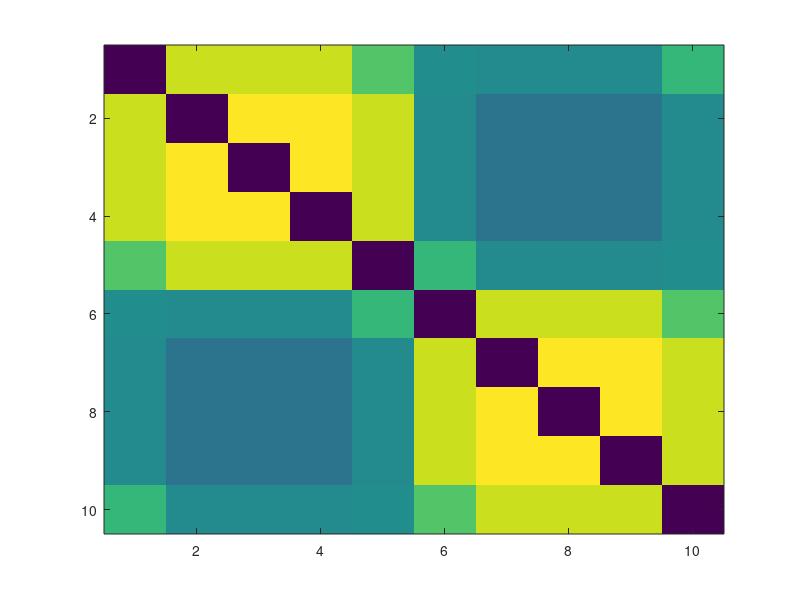

Here is the MATLAB script that generated this plot:
% Loop over beta values:
nSim = 6;
%betas = [0.00000000000000001, 0.00001, .001, .1, .5, 1];
betas = [.1, .1, .1, .1, .1, .1, .1]
nNode = 10;
A_hats = zeros(nNode,nNode,nSim);
M = [0 1 1 1 0 0 0 0 0 1;
    1 0 1 1 1 0 0 0 0 0;
    1 1 0 1 1 0 0 0 0 0;
    1 1 1 0 1 0 0 0 0 0;
    0 1 1 1 0 1 0 0 0 0;
    0 0 0 0 1 0 1 1 1 0;
    0 0 0 0 0 1 0 1 1 1;
    0 0 0 0 0 1 1 0 1 1;
    0 0 0 0 0 1 1 1 0 1
    1 0 0 0 0 0 1 1 1 0].*0.25;
L = [0 1 1 0 0 0 0 0 1 1;
    1 0 1 1 0 0 0 0 0 1;
    1 1 0 1 1 0 0 0 0 0;
    0 1 1 0 1 1 0 0 0 0;
    0 0 1 1 0 1 1 0 0 0;
    0 0 0 1 1 0 1 1 0 0;
    0 0 0 0 1 1 0 1 1 0;
    0 0 0 0 0 1 1 0 1 1;
    1 0 0 0 0 0 1 1 0 1;
    1 1 0 0 0 0 0 1 1 0].*0.25;
flag = 'mod';
if strcmp(flag, 'mod')
    A = M;
else
    A=L;
end
for j = 1:nSim
    A_hat = (1 - exp(-betas(j)))*A*(eye(nNode) - exp(-betas(j))*A)^(-1);
    A_hat = A_hat - diag(diag(A_hat));
    A_hats(:,:,j) = A_hat;
    imagesc(A_hat)
    pause(0.001)
    
end

%save(['/Users/stiso/Documents/Code/graph_learning/ECoG_data/behavior_preprocessed/a_hat_ex_', flag, '.mat'],'A_hats')
